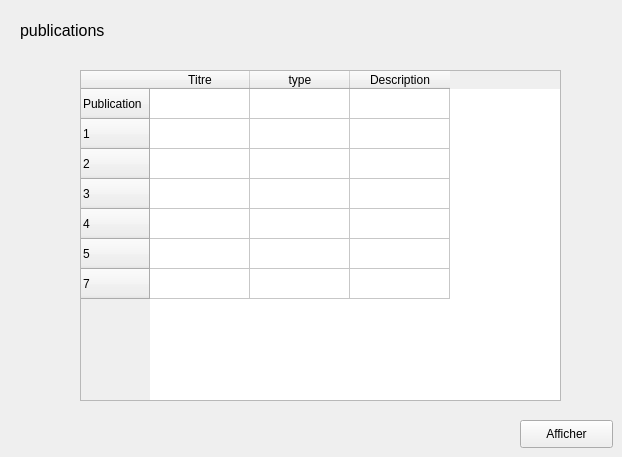
        <widget class="QWidget" name="tab_11">
         <attribute name="title">
          <string>Afficher publication</string>
         </attribute>
         <widget class="QLabel" name="label_34">
          <property name="geometry">
           <rect>
            <x>20</x>
            <y>10</y>
            <width>161</width>
            <height>41</height>
           </rect>
          </property>
          <property name="font">
           <font>
            <pointsize>12</pointsize>
           </font>
          </property>
          <property name="text">
           <string>publications </string>
          </property>
         </widget>
         <widget class="QPushButton" name="pushButton_15">
          <property name="geometry">
           <rect>
            <x>520</x>
            <y>420</y>
            <width>93</width>
            <height>28</height>
           </rect>
          </property>
          <property name="text">
           <string>Afficher</string>
          </property>
         </widget>
         <widget class="QTableWidget" name="tableWidget_3">
          <property name="geometry">
           <rect>
            <x>80</x>
            <y>70</y>
            <width>481</width>
            <height>331</height>
           </rect>
          </property>
          <row>
           <property name="text">
            <string>Publication</string>
           </property>
          </row>
          <row>
           <property name="text">
            <string>1</string>
           </property>
          </row>
          <row>
           <property name="text">
            <string>2</string>
           </property>
          </row>
          <row>
           <property name="text">
            <string>3</string>
           </property>
          </row>
          <row>
           <property name="text">
            <string>4</string>
           </property>
          </row>
          <row>
           <property name="text">
            <string>5</string>
           </property>
          </row>
          <row>
           <property name="text">
            <string>7</string>
           </property>
          </row>
          <column>
           <property name="text">
            <string>Titre</string>
           </property>
          </column>
          <column>
           <property name="text">
            <string>type</string>
           </property>
          </column>
          <column>
           <property name="text">
            <string>Description</string>
           </property>
          </column>
         </widget>
        </widget>
